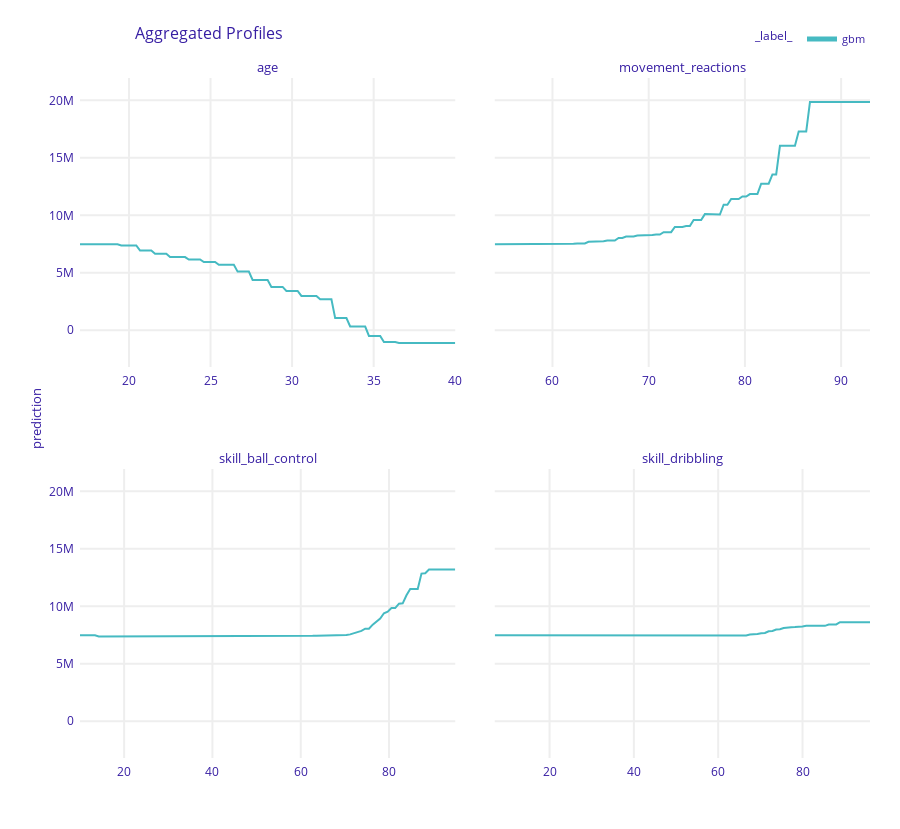

The notebook cell this image was saved under:
### Code cell
fifa_mp_gbm = fifa_gbm_exp.model_profile(type = 'accumulated')

fifa_mp_gbm.plot(variables = ['movement_reactions', 'skill_ball_control', 'skill_dribbling', 'age'])

### Figure 1 — Plotly figure (JSON) as saved in the notebook; plotly's stock layout.template omitted (floating-point values rounded to 4 significant figures; data arrays with more than 128 entries replaced by an {"elided": "..."} marker saying what was removed)
{"data": [{"customdata": {"elided": "101x5 mixed values"}, "hovertemplate": "<b>%{hovertext}</b><br><br>prediction=%{customdata[0]:.3f}<br>mean_prediction=%{customdata[1]:.3f}<extra></extra>", "hovertext": ["gbm", "gbm", "gbm", "gbm", "gbm", "gbm", "gbm", "gbm", "gbm", "gbm", "gbm", "gbm", "gbm", "gbm", "gbm", "gbm", "gbm", "gbm", "gbm", "gbm", "gbm", "gbm", "gbm", "gbm", "gbm", "gbm", "gbm", "gbm", "gbm", "gbm", "gbm", "gbm", "gbm", "gbm", "gbm", "gbm", "gbm", "gbm", "gbm", "gbm", "gbm", "gbm", "gbm", "gbm", "gbm", "gbm", "gbm", "gbm", "gbm", "gbm", "gbm", "gbm", "gbm", "gbm", "gbm", "gbm", "gbm", "gbm", "gbm", "gbm", "gbm", "gbm", "gbm", "gbm", "gbm", "gbm", "gbm", "gbm", "gbm", "gbm", "gbm", "gbm", "gbm", "gbm", "gbm", "gbm", "gbm", "gbm", "gbm", "gbm", "gbm", "gbm", "gbm", "gbm", "gbm", "gbm", "gbm", "gbm", "gbm", "gbm", "gbm", "gbm", "gbm", "gbm", "gbm", "gbm", "gbm", "gbm", "gbm", "gbm", "gbm"], "legendgroup": "gbm", "line": {"color": "#46bac2", "dash": "solid", "width": 2}, "mode": "lines", "name": "gbm", "opacity": 1, "orientation": "v", "showlegend": true, "type": "scatter", "x": [17, 17.23, 17.46, 17.69, 17.92, 18.15, 18.38, 18.61, 18.84, 19.07, 19.3, 19.53, 19.76, 19.99, 20.22, 20.45, 20.68, 20.91, 21.14, 21.37, 21.6, 21.83, 22.06, 22.29, 22.52, 22.75, 22.98, 23.21, 23.44, 23.67, 23.9, 24.13, 24.36, 24.59, 24.82, 25.05, 25.28, 25.51, 25.74, 25.97, 26.2, 26.43, 26.66, 26.89, 27.12, 27.35, 27.58, 27.81, 28.04, 28.27, 28.5, 28.73, 28.96, 29.19, 29.42, 29.65, 29.88, 30.11, 30.34, 30.57, 30.8, 31.03, 31.26, 31.49, 31.72, 31.95, 32.18, 32.41, 32.64, 32.87, 33.1, 33.33, 33.56, 33.79, 34.02, 34.25, 34.48, 34.71, 34.94, 35.17, 35.4, 35.63, 35.86, 36.09, 36.32, 36.55, 36.78, 37.01, 37.24, 37.47, 37.7, 37.93, 38.16, 38.39, 38.62, 38.85, 39.08, 39.31, 39.54, 39.77, 40], "xaxis": "x3", "y": [7485000.0, 7485000.0, 7485000.0, 7485000.0, 7485000.0, 7485000.0, 7485000.0, 7485000.0, 7485000.0, 7485000.0, 7485000.0, 7382000.0, 7382000.0, 7382000.0, 7382000.0, 7382000.0, 6930000.0, 6930000.0, 6930000.0, 6930000.0, 6654000.0, 6654000.0, 6654000.0, 6654000.0, 6371000.0, 6371000.0, 6371000.0, 6371000.0, 6371000.0, 6156000.0, 6156000.0, 6156000.0, 6156000.0, 5940000.0, 5940000.0, 5940000.0, 5940000.0, 5697000.0, 5697000.0, 5697000.0, 5697000.0, 5697000.0, 5102000.0, 5102000.0, 5102000.0, 5102000.0, 4377000.0, 4377000.0, 4377000.0, 4377000.0, 4377000.0, 3773000.0, 3773000.0, 3773000.0, 3773000.0, 3424000.0, 3424000.0, 3424000.0, 3424000.0, 2987000.0, 2987000.0, 2987000.0, 2987000.0, 2987000.0, 2695000.0, 2695000.0, 2695000.0, 2695000.0, 1060000.0, 1060000.0, 1060000.0, 1060000.0, 325300.0, 325300.0, 325300.0, 325300.0, 325300.0, -491800.0, -491800.0, -491800.0, -491800.0, -1027000.0, -1027000.0, -1027000.0, -1027000.0, -1100000.0, -1100000.0, -1100000.0, -1100000.0, -1100000.0, -1100000.0, -1100000.0, -1100000.0, -1100000.0, -1100000.0, -1100000.0, -1100000.0, -1100000.0, -1100000.0, -1100000.0, -1100000.0], "yaxis": "y3"}, {"customdata": {"elided": "101x5 mixed values"}, "hovertemplate": "<b>%{hovertext}</b><br><br>prediction=%{customdata[0]:.3f}<br>mean_prediction=%{customdata[1]:.3f}<extra></extra>", "hovertext": ["gbm", "gbm", "gbm", "gbm", "gbm", "gbm", "gbm", "gbm", "gbm", "gbm", "gbm", "gbm", "gbm", "gbm", "gbm", "gbm", "gbm", "gbm", "gbm", "gbm", "gbm", "gbm", "gbm", "gbm", "gbm", "gbm", "gbm", "gbm", "gbm", "gbm", "gbm", "gbm", "gbm", "gbm", "gbm", "gbm", "gbm", "gbm", "gbm", "gbm", "gbm", "gbm", "gbm", "gbm", "gbm", "gbm", "gbm", "gbm", "gbm", "gbm", "gbm", "gbm", "gbm", "gbm", "gbm", "gbm", "gbm", "gbm", "gbm", "gbm", "gbm", "gbm", "gbm", "gbm", "gbm", "gbm", "gbm", "gbm", "gbm", "gbm", "gbm", "gbm", "gbm", "gbm", "gbm", "gbm", "gbm", "gbm", "gbm", "gbm", "gbm", "gbm", "gbm", "gbm", "gbm", "gbm", "gbm", "gbm", "gbm", "gbm", "gbm", "gbm", "gbm", "gbm", "gbm", "gbm", "gbm", "gbm", "gbm", "gbm", "gbm"], "legendgroup": "gbm", "line": {"color": "#46bac2", "dash": "solid", "width": 2}, "mode": "lines", "name": "gbm", "opacity": 1, "orientation": "v", "showlegend": false, "type": "scatter", "x": [54, 54.39, 54.78, 55.17, 55.56, 55.95, 56.34, 56.73, 57.12, 57.51, 57.9, 58.29, 58.68, 59.07, 59.46, 59.85, 60.24, 60.63, 61.02, 61.41, 61.8, 62.19, 62.58, 62.97, 63.36, 63.75, 64.14, 64.53, 64.92, 65.31, 65.7, 66.09, 66.48, 66.87, 67.26, 67.65, 68.04, 68.43, 68.82, 69.21, 69.6, 69.99, 70.38, 70.77, 71.16, 71.55, 71.94, 72.33, 72.72, 73.11, 73.5, 73.89, 74.28, 74.67, 75.06, 75.45, 75.84, 76.23, 76.62, 77.01, 77.4, 77.79, 78.18, 78.57, 78.96, 79.35, 79.74, 80.13, 80.52, 80.91, 81.3, 81.69, 82.08, 82.47, 82.86, 83.25, 83.64, 84.03, 84.42, 84.81, 85.2, 85.59, 85.98, 86.37, 86.76, 87.15, 87.54, 87.93, 88.32, 88.71, 89.1, 89.49, 89.88, 90.27, 90.66, 91.05, 91.44, 91.83, 92.22, 92.61, 93], "xaxis": "x4", "y": [7485000.0, 7485000.0, 7485000.0, 7485000.0, 7485000.0, 7485000.0, 7485000.0, 7485000.0, 7485000.0, 7485000.0, 7485000.0, 7485000.0, 7485000.0, 7485000.0, 7485000.0, 7485000.0, 7485000.0, 7485000.0, 7485000.0, 7485000.0, 7520000.0, 7520000.0, 7557000.0, 7557000.0, 7557000.0, 7701000.0, 7701000.0, 7744000.0, 7744000.0, 7744000.0, 7812000.0, 7812000.0, 7812000.0, 8037000.0, 8037000.0, 8152000.0, 8152000.0, 8152000.0, 8245000.0, 8245000.0, 8278000.0, 8278000.0, 8278000.0, 8322000.0, 8322000.0, 8534000.0, 8534000.0, 8534000.0, 8993000.0, 8993000.0, 8993000.0, 9065000.0, 9065000.0, 9598000.0, 9598000.0, 9598000.0, 10100000.0, 10100000.0, 10070000.0, 10070000.0, 10070000.0, 10920000.0, 10920000.0, 11410000.0, 11410000.0, 11410000.0, 11640000.0, 11640000.0, 11840000.0, 11840000.0, 11840000.0, 12760000.0, 12760000.0, 12760000.0, 13560000.0, 13560000.0, 16040000.0, 16040000.0, 16040000.0, 16040000.0, 16040000.0, 17280000.0, 17280000.0, 17280000.0, 19850000.0, 19850000.0, 19850000.0, 19850000.0, 19850000.0, 19850000.0, 19850000.0, 19850000.0, 19850000.0, 19850000.0, 19850000.0, 19850000.0, 19850000.0, 19850000.0, 19850000.0, 19850000.0, 19850000.0], "yaxis": "y4"}, {"customdata": {"elided": "101x5 mixed values"}, "hovertemplate": "<b>%{hovertext}</b><br><br>prediction=%{customdata[0]:.3f}<br>mean_prediction=%{customdata[1]:.3f}<extra></extra>", "hovertext": ["gbm", "gbm", "gbm", "gbm", "gbm", "gbm", "gbm", "gbm", "gbm", "gbm", "gbm", "gbm", "gbm", "gbm", "gbm", "gbm", "gbm", "gbm", "gbm", "gbm", "gbm", "gbm", "gbm", "gbm", "gbm", "gbm", "gbm", "gbm", "gbm", "gbm", "gbm", "gbm", "gbm", "gbm", "gbm", "gbm", "gbm", "gbm", "gbm", "gbm", "gbm", "gbm", "gbm", "gbm", "gbm", "gbm", "gbm", "gbm", "gbm", "gbm", "gbm", "gbm", "gbm", "gbm", "gbm", "gbm", "gbm", "gbm", "gbm", "gbm", "gbm", "gbm", "gbm", "gbm", "gbm", "gbm", "gbm", "gbm", "gbm", "gbm", "gbm", "gbm", "gbm", "gbm", "gbm", "gbm", "gbm", "gbm", "gbm", "gbm", "gbm", "gbm", "gbm", "gbm", "gbm", "gbm", "gbm", "gbm", "gbm", "gbm", "gbm", "gbm", "gbm", "gbm", "gbm", "gbm", "gbm", "gbm", "gbm", "gbm", "gbm"], "legendgroup": "gbm", "line": {"color": "#46bac2", "dash": "solid", "width": 2}, "mode": "lines", "name": "gbm", "opacity": 1, "orientation": "v", "showlegend": false, "type": "scatter", "x": [10, 10.85, 11.7, 12.55, 13.4, 14.25, 15.1, 15.95, 16.8, 17.65, 18.5, 19.35, 20.2, 21.05, 21.9, 22.75, 23.6, 24.45, 25.3, 26.15, 27, 27.85, 28.7, 29.55, 30.4, 31.25, 32.1, 32.95, 33.8, 34.65, 35.5, 36.35, 37.2, 38.05, 38.9, 39.75, 40.6, 41.45, 42.3, 43.15, 44, 44.85, 45.7, 46.55, 47.4, 48.25, 49.1, 49.95, 50.8, 51.65, 52.5, 53.35, 54.2, 55.05, 55.9, 56.75, 57.6, 58.45, 59.3, 60.15, 61, 61.85, 62.7, 63.55, 64.4, 65.25, 66.1, 66.95, 67.8, 68.65, 69.5, 70.35, 71.2, 72.05, 72.9, 73.75, 74.6, 75.45, 76.3, 77.15, 78, 78.85, 79.7, 80.55, 81.4, 82.25, 83.1, 83.95, 84.8, 85.65, 86.5, 87.35, 88.2, 89.05, 89.9, 90.75, 91.6, 92.45, 93.3, 94.15, 95], "xaxis": "x", "y": [7485000.0, 7485000.0, 7485000.0, 7485000.0, 7485000.0, 7382000.0, 7382000.0, 7382000.0, 7382000.0, 7392000.0, 7392000.0, 7401000.0, 7401000.0, 7401000.0, 7401000.0, 7401000.0, 7401000.0, 7401000.0, 7403000.0, 7403000.0, 7403000.0, 7403000.0, 7403000.0, 7403000.0, 7403000.0, 7403000.0, 7403000.0, 7403000.0, 7403000.0, 7403000.0, 7403000.0, 7403000.0, 7403000.0, 7403000.0, 7403000.0, 7403000.0, 7403000.0, 7403000.0, 7403000.0, 7403000.0, 7403000.0, 7403000.0, 7403000.0, 7403000.0, 7403000.0, 7403000.0, 7403000.0, 7403000.0, 7403000.0, 7403000.0, 7403000.0, 7403000.0, 7407000.0, 7410000.0, 7426000.0, 7426000.0, 7426000.0, 7426000.0, 7426000.0, 7426000.0, 7437000.0, 7439000.0, 7439000.0, 7449000.0, 7449000.0, 7449000.0, 7449000.0, 7454000.0, 7464000.0, 7493000.0, 7493000.0, 7497000.0, 7561000.0, 7677000.0, 7801000.0, 7861000.0, 8049000.0, 8049000.0, 8407000.0, 8651000.0, 8936000.0, 9397000.0, 9540000.0, 9849000.0, 9849000.0, 10230000.0, 10260000.0, 10960000.0, 11510000.0, 11510000.0, 11510000.0, 12850000.0, 12870000.0, 13200000.0, 13200000.0, 13200000.0, 13200000.0, 13200000.0, 13200000.0, 13200000.0, 13200000.0], "yaxis": "y"}, {"customdata": {"elided": "101x5 mixed values"}, "hovertemplate": "<b>%{hovertext}</b><br><br>prediction=%{customdata[0]:.3f}<br>mean_prediction=%{customdata[1]:.3f}<extra></extra>", "hovertext": ["gbm", "gbm", "gbm", "gbm", "gbm", "gbm", "gbm", "gbm", "gbm", "gbm", "gbm", "gbm", "gbm", "gbm", "gbm", "gbm", "gbm", "gbm", "gbm", "gbm", "gbm", "gbm", "gbm", "gbm", "gbm", "gbm", "gbm", "gbm", "gbm", "gbm", "gbm", "gbm", "gbm", "gbm", "gbm", "gbm", "gbm", "gbm", "gbm", "gbm", "gbm", "gbm", "gbm", "gbm", "gbm", "gbm", "gbm", "gbm", "gbm", "gbm", "gbm", "gbm", "gbm", "gbm", "gbm", "gbm", "gbm", "gbm", "gbm", "gbm", "gbm", "gbm", "gbm", "gbm", "gbm", "gbm", "gbm", "gbm", "gbm", "gbm", "gbm", "gbm", "gbm", "gbm", "gbm", "gbm", "gbm", "gbm", "gbm", "gbm", "gbm", "gbm", "gbm", "gbm", "gbm", "gbm", "gbm", "gbm", "gbm", "gbm", "gbm", "gbm", "gbm", "gbm", "gbm", "gbm", "gbm", "gbm", "gbm", "gbm", "gbm"], "legendgroup": "gbm", "line": {"color": "#46bac2", "dash": "solid", "width": 2}, "mode": "lines", "name": "gbm", "opacity": 1, "orientation": "v", "showlegend": false, "type": "scatter", "x": [7, 7.89, 8.78, 9.67, 10.56, 11.45, 12.34, 13.23, 14.12, 15.01, 15.9, 16.79, 17.68, 18.57, 19.46, 20.35, 21.24, 22.13, 23.02, 23.91, 24.8, 25.69, 26.58, 27.47, 28.36, 29.25, 30.14, 31.03, 31.92, 32.81, 33.7, 34.59, 35.48, 36.37, 37.26, 38.15, 39.04, 39.93, 40.82, 41.71, 42.6, 43.49, 44.38, 45.27, 46.16, 47.05, 47.94, 48.83, 49.72, 50.61, 51.5, 52.39, 53.28, 54.17, 55.06, 55.95, 56.84, 57.73, 58.62, 59.51, 60.4, 61.29, 62.18, 63.07, 63.96, 64.85, 65.74, 66.63, 67.52, 68.41, 69.3, 70.19, 71.08, 71.97, 72.86, 73.75, 74.64, 75.53, 76.42, 77.31, 78.2, 79.09, 79.98, 80.87, 81.76, 82.65, 83.54, 84.43, 85.32, 86.21, 87.1, 87.99, 88.88, 89.77, 90.66, 91.55, 92.44, 93.33, 94.22, 95.11, 96], "xaxis": "x2", "y": [7485000.0, 7485000.0, 7485000.0, 7485000.0, 7485000.0, 7485000.0, 7485000.0, 7485000.0, 7485000.0, 7468000.0, 7468000.0, 7468000.0, 7468000.0, 7468000.0, 7468000.0, 7468000.0, 7468000.0, 7468000.0, 7468000.0, 7468000.0, 7468000.0, 7468000.0, 7468000.0, 7468000.0, 7468000.0, 7468000.0, 7468000.0, 7468000.0, 7468000.0, 7468000.0, 7468000.0, 7468000.0, 7468000.0, 7468000.0, 7468000.0, 7468000.0, 7468000.0, 7468000.0, 7468000.0, 7468000.0, 7468000.0, 7468000.0, 7468000.0, 7468000.0, 7468000.0, 7469000.0, 7469000.0, 7469000.0, 7469000.0, 7469000.0, 7469000.0, 7469000.0, 7465000.0, 7465000.0, 7465000.0, 7465000.0, 7465000.0, 7465000.0, 7464000.0, 7464000.0, 7464000.0, 7464000.0, 7464000.0, 7464000.0, 7464000.0, 7465000.0, 7470000.0, 7470000.0, 7545000.0, 7545000.0, 7598000.0, 7659000.0, 7680000.0, 7833000.0, 7855000.0, 7978000.0, 8004000.0, 8109000.0, 8109000.0, 8172000.0, 8191000.0, 8252000.0, 8252000.0, 8304000.0, 8304000.0, 8304000.0, 8304000.0, 8304000.0, 8304000.0, 8422000.0, 8422000.0, 8422000.0, 8617000.0, 8617000.0, 8617000.0, 8617000.0, 8617000.0, 8617000.0, 8617000.0, 8617000.0, 8617000.0], "yaxis": "y2"}], "layout": {"annotations": [{"font": {"size": 13}, "showarrow": false, "text": "skill_ball_control", "x": 0.2375, "xanchor": "center", "xref": "paper", "y": 0.425, "yanchor": "bottom", "yref": "paper"}, {"font": {"size": 13}, "showarrow": false, "text": "skill_dribbling", "x": 0.7625, "xanchor": "center", "xref": "paper", "y": 0.425, "yanchor": "bottom", "yref": "paper"}, {"font": {"size": 13}, "showarrow": false, "text": "age", "x": 0.2375, "xanchor": "center", "xref": "paper", "y": 1, "yanchor": "bottom", "yref": "paper"}, {"font": {"size": 13}, "showarrow": false, "text": "movement_reactions", "x": 0.7625, "xanchor": "center", "xref": "paper", "y": 1, "yanchor": "bottom", "yref": "paper"}, {"font": {"size": 13}, "showarrow": false, "text": "prediction", "textangle": -90, "x": -0.07, "xref": "paper", "y": 0.5, "yref": "paper"}], "font": {"color": "#371ea3"}, "height": 829, "hovermode": "x unified", "legend": {"font": {"size": 11}, "itemsizing": "constant", "orientation": "h", "title": {"font": {"size": 12}, "text": "_label_"}, "tracegroupgap": 0, "x": 1, "xanchor": "right", "y": 1.036, "yanchor": "bottom"}, "margin": {"b": 71, "r": 30, "t": 78}, "title": {"font": {"size": 16}, "text": "Aggregated Profiles", "x": 0.15}, "xaxis": {"anchor": "y", "automargin": true, "domain": [0, 0.475], "fixedrange": true, "gridwidth": 2, "showticklabels": true, "tickcolor": "white", "ticklen": 3, "ticks": "outside", "title": {"text": ""}, "type": "linear", "zeroline": false}, "xaxis2": {"anchor": "y2", "automargin": true, "domain": [0.525, 1], "fixedrange": true, "gridwidth": 2, "showticklabels": true, "tickcolor": "white", "ticklen": 3, "ticks": "outside", "title": {"text": ""}, "type": "linear", "zeroline": false}, "xaxis3": {"anchor": "y3", "automargin": true, "domain": [0, 0.475], "fixedrange": true, "gridwidth": 2, "showticklabels": true, "tickcolor": "white", "ticklen": 3, "ticks": "outside", "title": {"text": ""}, "type": "linear", "zeroline": false}, "xaxis4": {"anchor": "y4", "automargin": true, "domain": [0.525, 1], "fixedrange": true, "gridwidth": 2, "showticklabels": true, "tickcolor": "white", "ticklen": 3, "ticks": "outside", "title": {"text": ""}, "type": "linear", "zeroline": false}, "yaxis": {"anchor": "x", "automargin": true, "domain": [0, 0.425], "fixedrange": true, "gridwidth": 2, "range": [-3195000.0, 21950000.0], "tickcolor": "white", "ticklen": 3, "ticks": "outside", "title": {"text": ""}, "type": "linear", "zeroline": false}, "yaxis2": {"anchor": "x2", "automargin": true, "domain": [0, 0.425], "fixedrange": true, "gridwidth": 2, "matches": "y", "range": [-3195000.0, 21950000.0], "showticklabels": false, "tickcolor": "white", "ticklen": 3, "ticks": "outside", "title": {"text": ""}, "type": "linear", "zeroline": false}, "yaxis3": {"anchor": "x3", "automargin": true, "domain": [0.575, 1], "fixedrange": true, "gridwidth": 2, "matches": "y", "range": [-3195000.0, 21950000.0], "tickcolor": "white", "ticklen": 3, "ticks": "outside", "title": {"text": ""}, "type": "linear", "zeroline": false}, "yaxis4": {"anchor": "x4", "automargin": true, "domain": [0.575, 1], "fixedrange": true, "gridwidth": 2, "matches": "y", "range": [-3195000.0, 21950000.0], "showticklabels": false, "tickcolor": "white", "ticklen": 3, "ticks": "outside", "title": {"text": ""}, "type": "linear", "zeroline": false}}}
